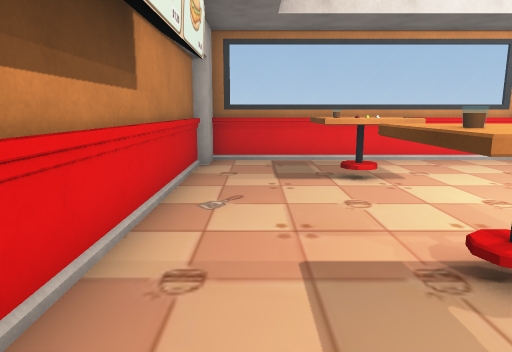
[1] (above)

16 first-person views from a walk through a 3-D level made in the Unity game engine. The camera is 1.4 m above the floor, tilts 10° down and sees 70° across. The floor is counted in squares, 1 m on a side. Each view is taken from the middle of a square. On the plan, view 1 faces up. The plan holds only what a view shows up to about 16 squares ahead; the rest is blank. The place goes on beyond the plan. The player character is not drawn. Door leaves are left out, so doorways stand open. Some surface patterns are stand-ins.

[2]
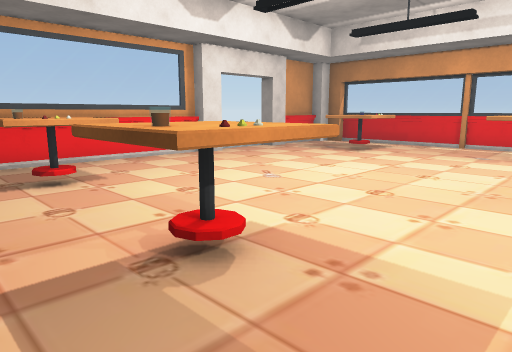

[3]
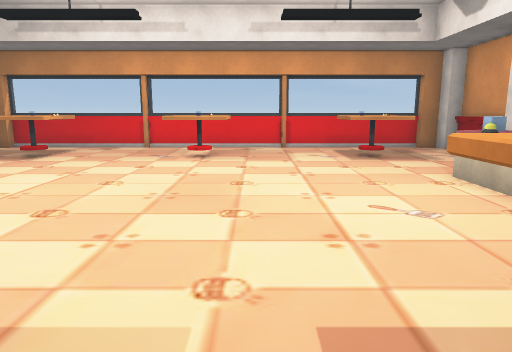

[4]
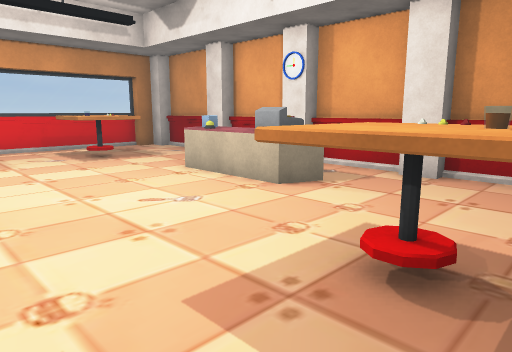

[5]
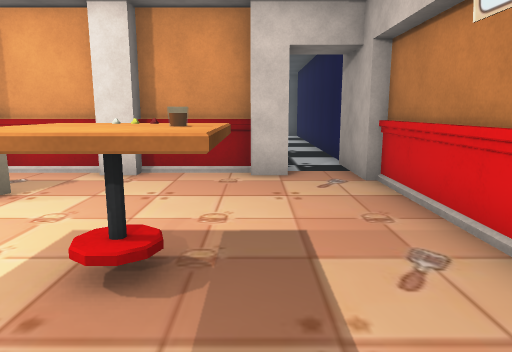

[6]
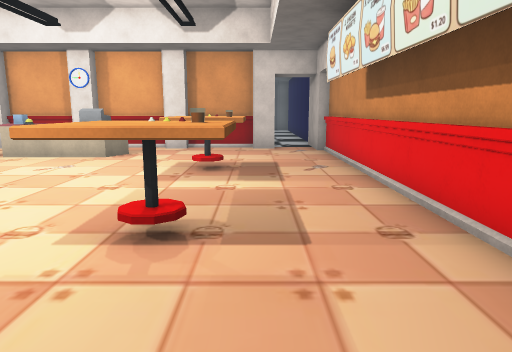

[7]
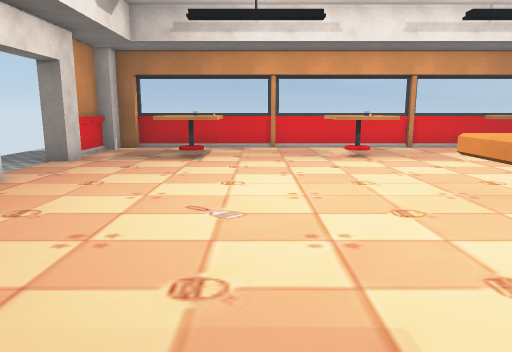

[8]
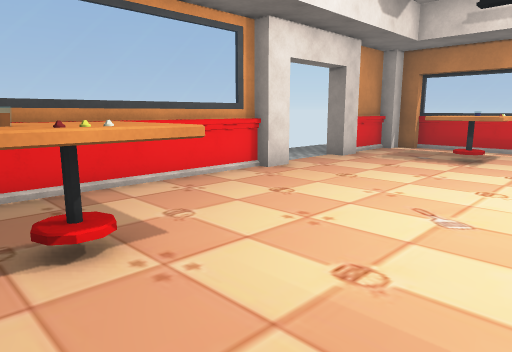

[9]
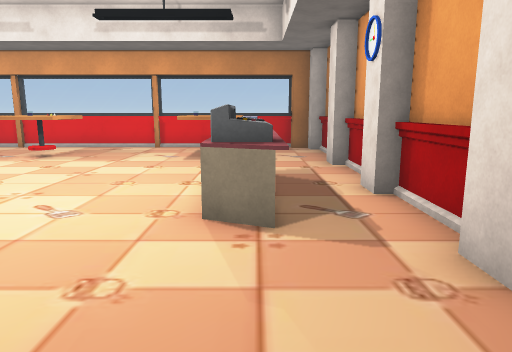

[10]
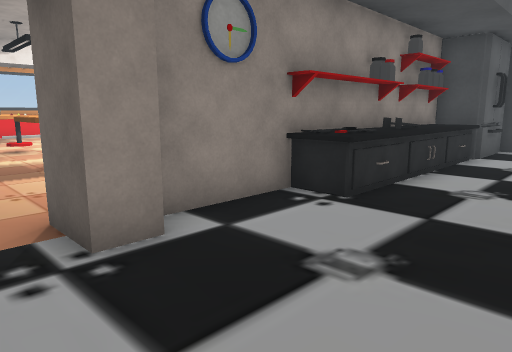

[11]
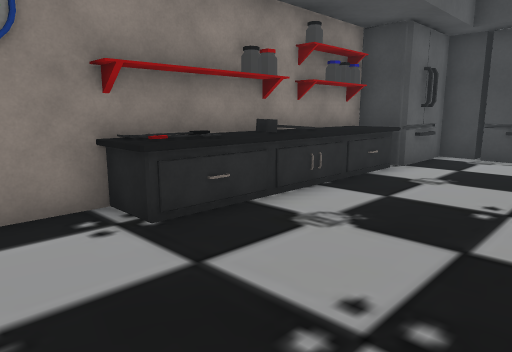

[12]
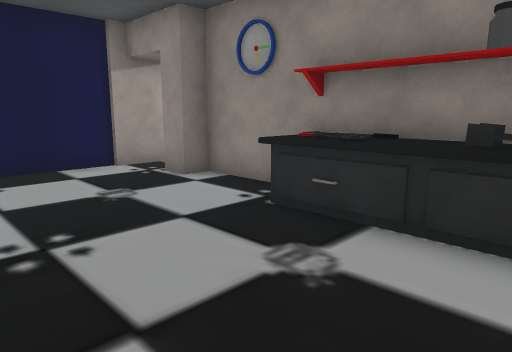

[13]
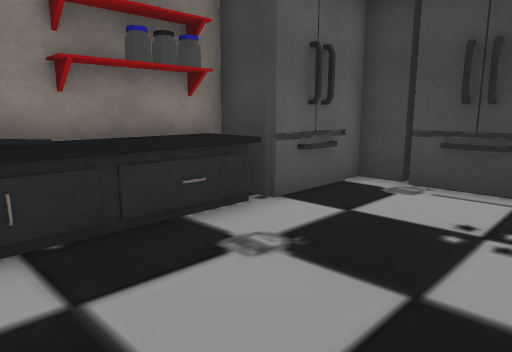

[14]
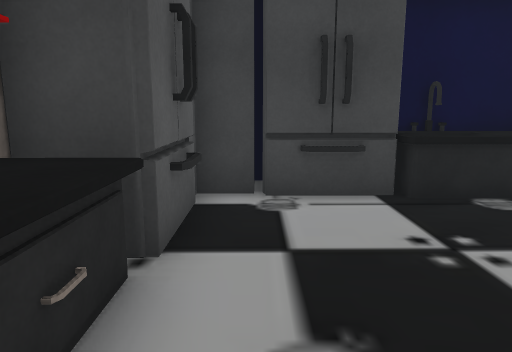

[15]
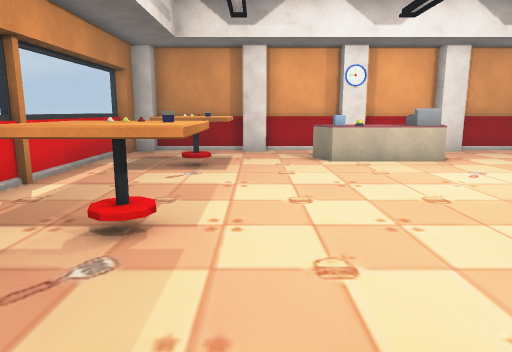

[16]
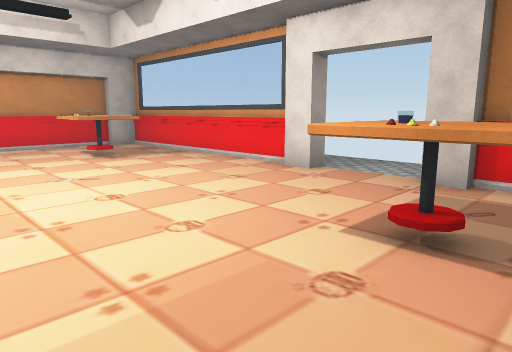

### Floor plan
Points are (right, up) in squares from view 1. A wall is a line through its corners. A room is listed if a view was taken in it or the views show most of it. See-through windows are left out.
Room 1 (views 1, 2, 3, 4, 5, 6, 7, 8, 9, 15, 16)
walls: (8.6, 10.3) (7.8, 10.3) (7.8, 10.7) (-1.3, 10.7) (-1.3, 9.6); (3.7, -7) (4.5, -7) (4.5, -7.8); (4.5, -7.3) (7.1, -7.3) (7.1, -7) (8, -7) (8, -7.3) (10.6, -7.3) (10.6, -7) (11.5, -7); (8, -7.6) (10.6, -7.6); (4.2, -7.6) (7.1, -7.6); (11.4, -7.3) (14.6, -7.3) (14.6, -7) (15.3, -7) (15.3, -6.4) (15.6, -6.4) (15.6, 9.7) (15.3, 9.7) (15.3, 10.3) (14.6, 10.3) (14.6, 10.7) (12.1, 10.7) (12.1, 10.3) (11.3, 10.3); (11.4, -7.6) (14.6, -7.6); (1, -7.3) (3.7, -7.3); (0.3, -7) (1.1, -7); (1.1, -7.6) (3.7, -7.6); (-1.5, 9.8) (-1.5, -6.4) (-1.3, -6.4)
ways out: open door at (-0.5, -7.5) to room 2; open door at (10, 10.5)
objects: other object (2, -3); other object (2, -3) to (3, -1); other object (2, -2); other object (2, 2); other object (2, 2) to (3, 4); other object (2, 3); other object (2, 7); other object (6, -5) to (9, -5); other object (12, -4) to (13, -3); other object (12, -3); other object (12, 1) to (13, 2); other object (12, 2); other object (12, 6) to (13, 8); other object (12, 7); other object (13, -4); other object (13, 1); other object (13, 6)
Room 2 (views 10, 11, 12, 13, 14)
walls: (4.2, -9) (4.2, -7.6); (5.2, -8.4) (4.2, -8.4); (5.8, -8.1) (4.4, -8.1); (7.2, -8.3) (6.7, -8.2); (4.8, -8.2) (4.3, -8.3); (8.4, -8.4) (6.7, -8.4); (11.4, -7.7) (1.1, -7.7) (1.1, -8.4) (0.3, -8.4); (12.9, -9.3) (12, -9.3); (-1.5, -8.8) (-1.5, -13.5); (13.8, -11.6) (13.8, -10.9); (14, -12.4) (14, -10.1); (14.2, -10) (14.2, -9) (11.3, -9) (11.4, -7.3); (-1.3, -6.4) (-1.3, -8.9)
low walls: (11.1, -9) (4.2, -9); (13.8, -13.5) (13.8, -12.5)
ways out: open door at (-0.5, -7.5) to room 1

Where each view was taken, in squares from view 1:
view 1: 0 up, 0 right, facing up
view 2: 0 up, 0 right, facing up-right
view 3: 0 up, 1 right, facing right
view 4: 1 up, 1 right, facing down-right
view 5: 1 up, 1 right, facing down
view 6: 7 up, 1 right, facing down
view 7: 5 up, 1 right, facing right
view 8: 4 up, 1 right, facing up-right
view 9: 5 down, 1 right, facing right
view 10: 12 down, 1 left, facing up-right
view 11: 13 down, 2 right, facing up-right
view 12: 13 down, 8 right, facing up-left
view 13: 13 down, 7 right, facing up-right
view 14: 10 down, 8 right, facing right
view 15: 6 up, 11 right, facing down
view 16: 3 up, 14 right, facing up-left
